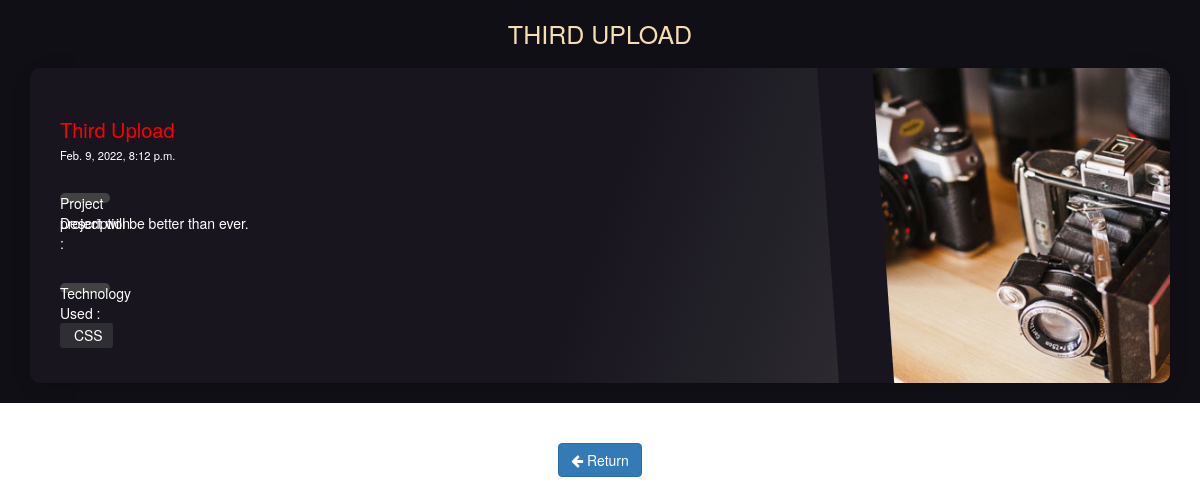
Screenshot of /read-project/4 with the database file from the repository.
### myapp/models.py (models this page shows, shortened)
class Project(models.Model):
    title = models.CharField(max_length=100)
    image = models.FileField(upload_to='images/',null=True,blank=True)
    des = models.TextField()
    tech = models.TextField()
    created = models.DateTimeField(auto_now_add=True)

### myapp/views.py (the view)
# urls.py: path('read-project/<int:pk>',views.read_project, name='read-project'),
def read_project(request,pk):
    project = Project.objects.get(id=pk)
    return render(request,'read-project.html',{'project':project})

### myapp/templates/read-project.html (shortened to what this page needs)
<link rel="stylesheet" href="https://maxcdn.bootstrapcdn.com/bootstrap/3.4.1/css/bootstrap.min.css">
  <link rel="stylesheet" href="https://cdnjs.cloudflare.com/ajax/libs/font-awesome/4.7.0/css/font-awesome.min.css">
<section class="dark">
	<div class="container py-4">
		<h1 class="h1 text-center" style="color: wheat;" id="pageHeaderTitle">{{project.title}}</h1>
		<article class="postcard dark red">
			<a class="postcard__img_link" href="#">
				<img class="postcard__img" src="{{project.image.url}}" alt="Image Title" />
			</a>
			<div class="postcard__text">
				<h1 class="postcard__title red" style="color: red;">{{project.title}}</h1>
				<div class="postcard__subtitle small">
					<time datetime="2020-05-25 12:00:00">
						{{project.created}}
					</time>
				</div><br>
				<div class="postcard__bar"> Project Description : </div>
				<div class="postcard__preview-txt">{{project.des}}</div><br><br>
				<div class="postcard__bar"> Technology Used : </div>
				<ul class="postcard__tagbox">
					<li class="tag__item"><i class="fas fa-tag mr-2"></i>{{project.tech}}</li>
				</ul>
			</div>
		</article>
	</div>
</section><br><br>
<div class="row" style="text-align: center;">
<a href="/">
    <button class="btn btn-primary"><i class="fa fa-arrow-left"></i> Return </button>
</a>
</div>

### myapp/templates/read-project.html (style rules this page uses)
.dark { background: #110f16; }
a, a:hover { text-decoration: none; transition: color 0.3s ease-in-out; }
#pageHeaderTitle { margin: 2rem 0; text-transform: uppercase; text-align: center; font-size: 2.5rem; }
@media screen and (min-width: 1024px) { .postcard__text { padding: 2rem 3.5rem; } }
@media screen and (min-width: 1024px) { .postcard__text:before { content: ""; position: absolute; display: block; top: -20%; height: 130%; width: 55px; } }
.red .postcard__bar { background-color: $main-red; }
.red::before { background-image: linear-gradient(-30deg, $main-red-rgb-015, transparent 50%); }
.red:nth-child(2n)::before { background-image: linear-gradient(30deg, $main-red-rgb-015, transparent 50%); }
@media screen and (min-width: 769px) { .red::before { background-image: linear-gradient(-80deg, $main-red-rgb-015, transparent 50%); } }
@media screen and (min-width: 769px) { .red:nth-child(2n)::before { background-image: linear-gradient(80deg, $main-red-rgb-015, transparent 50%); } }

### rows the page displays
Project: title "THIRD UPLOAD", image (picture), title "Third Upload", created "Feb. 9, 2022, 8:12 p.m.", des "project will be better than ever.", tech "CSS"
